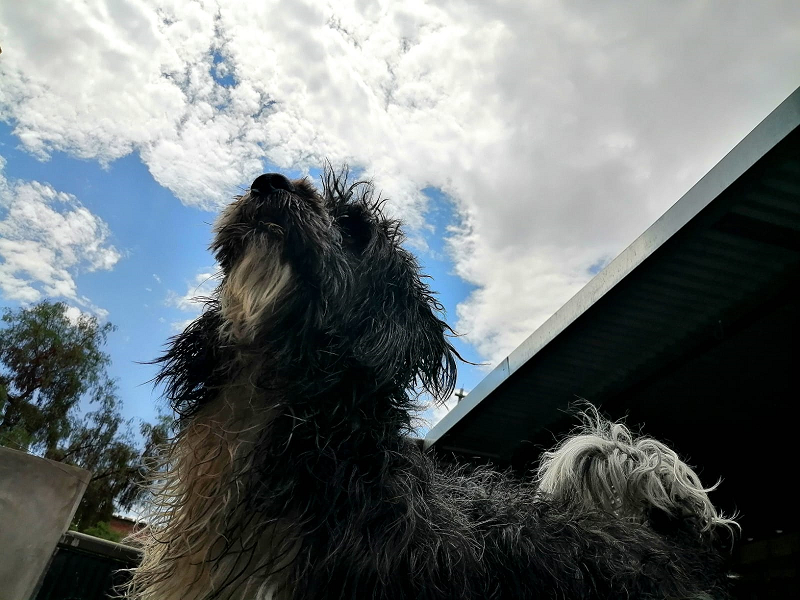
#> input picture dog.png, 800 x 600 px
$ python red_green.py
#> lines starting #> are read from the running program, lines starting #| are printed output that depends on the picture
import cv2
import numpy as np

image = cv2.imread('dog.png')
#> image is the input picture: shape (600, 800, 3); mean B, G, R 113.5, 112.1, 105.5

b, g, r = cv2.split(image)
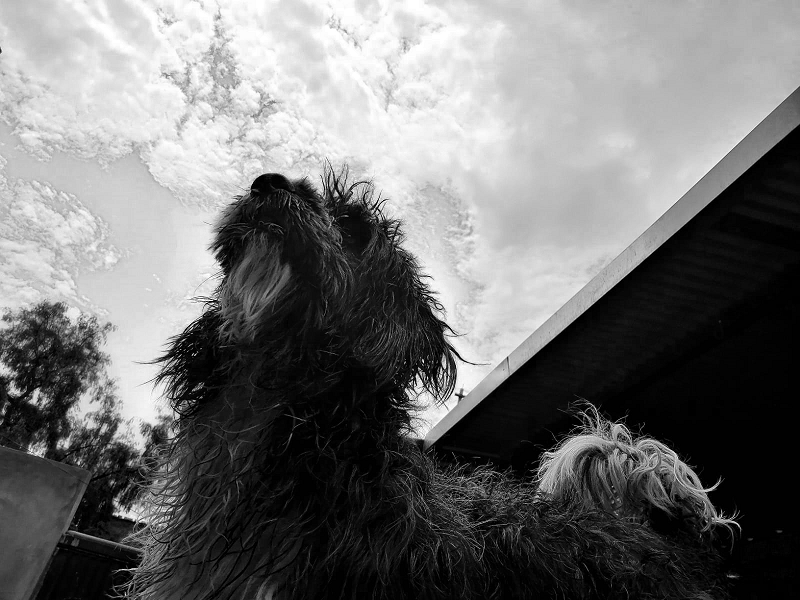
#> b: shape (600, 800); min 0, max 255, mean 113.5
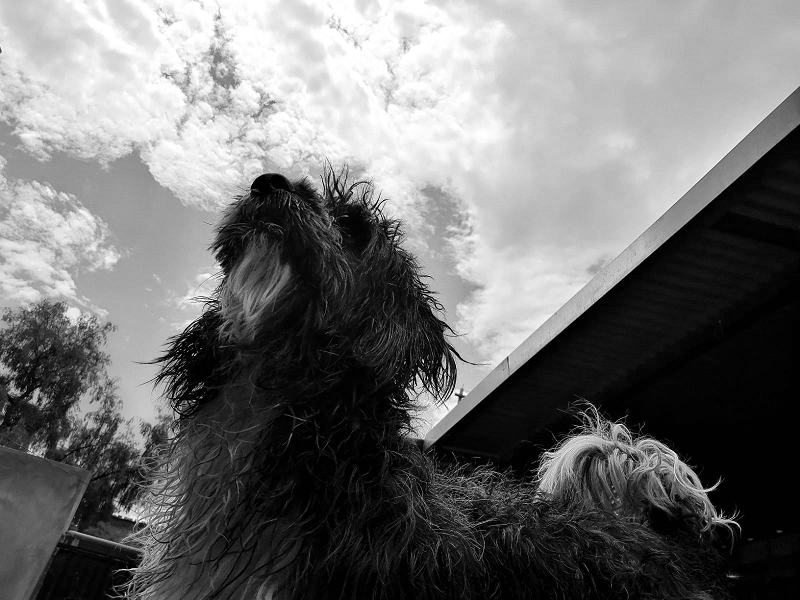
#> g: shape (600, 800); min 0, max 255, mean 112.1
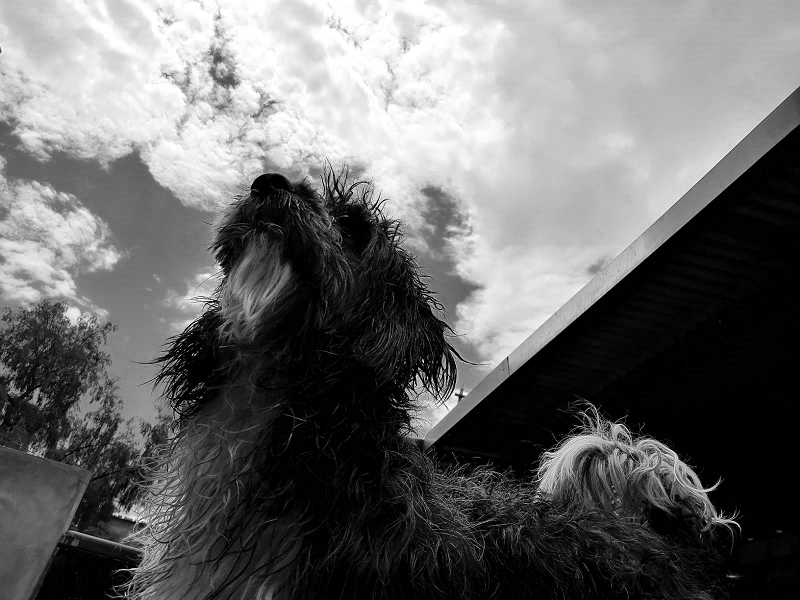
#> r: shape (600, 800); min 0, max 255, mean 105.5

blank = np.zeros(image.shape[:2], dtype='uint8')

red_and_green = cv2.merge([blank, g, r])
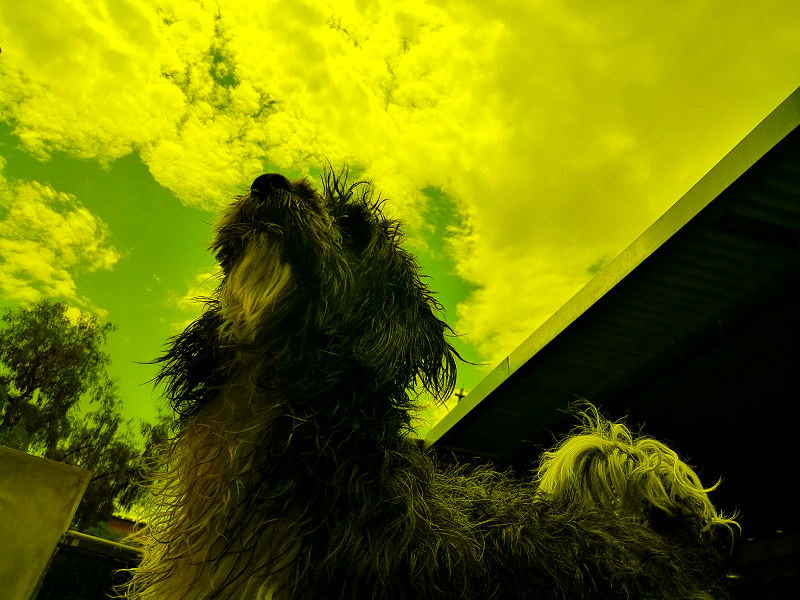
#> red_and_green: shape (600, 800, 3); mean of channels 0, 1, 2 0, 112.1, 105.5; drawn as B, G, R

cv2.imwrite('Red_And_Green.png', red_and_green)

cv2.imshow('Red And Green', red_and_green)
cv2.waitKey()
cv2.destroyAllWindows()
